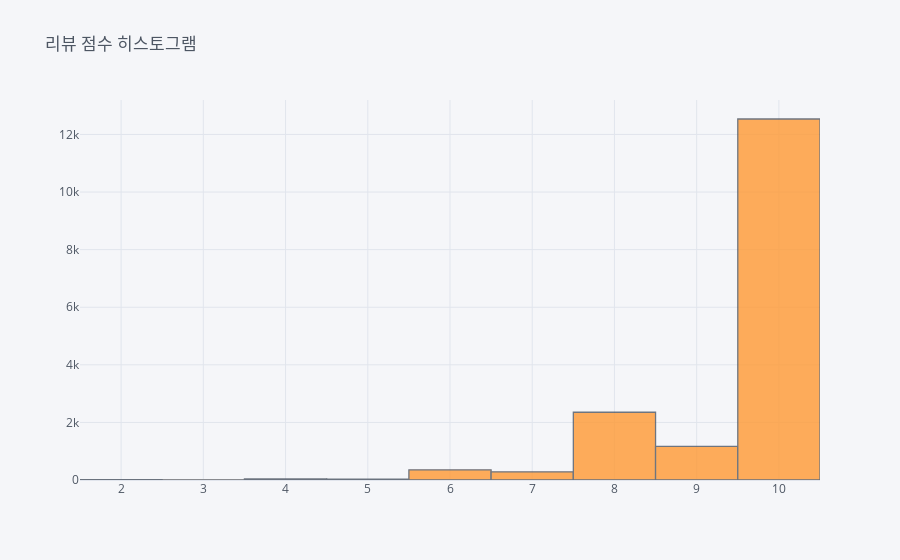

The cell this chart's notebook holds for it:
### Code cell
rv1["SumRate"].iplot(kind="hist", title="리뷰 점수 히스토그램", x)

### Figure 1 — Plotly figure (JSON) as saved in the notebook; plotly's stock layout.template omitted (floating-point values rounded to 4 significant figures; data arrays with more than 128 entries replaced by an {"elided": "..."} marker saying what was removed)
{"data": [{"histfunc": "count", "histnorm": "", "marker": {"color": "rgba(255, 153, 51, 1.0)", "line": {"color": "#4D5663", "width": 1.3}}, "name": "SumRate", "opacity": 0.8, "orientation": "v", "type": "histogram", "x": {"elided": "16780 int values"}}], "layout": {"barmode": "overlay", "legend": {"bgcolor": "#F5F6F9", "font": {"color": "#4D5663"}}, "paper_bgcolor": "#F5F6F9", "plot_bgcolor": "#F5F6F9", "title": {"font": {"color": "#4D5663"}, "text": "리뷰 점수 히스토그램"}, "xaxis": {"gridcolor": "#E1E5ED", "showgrid": true, "tickfont": {"color": "#4D5663"}, "title": {"font": {"color": "#4D5663"}, "text": ""}, "zerolinecolor": "#E1E5ED"}, "yaxis": {"gridcolor": "#E1E5ED", "showgrid": true, "tickfont": {"color": "#4D5663"}, "title": {"font": {"color": "#4D5663"}, "text": ""}, "zerolinecolor": "#E1E5ED"}}}
